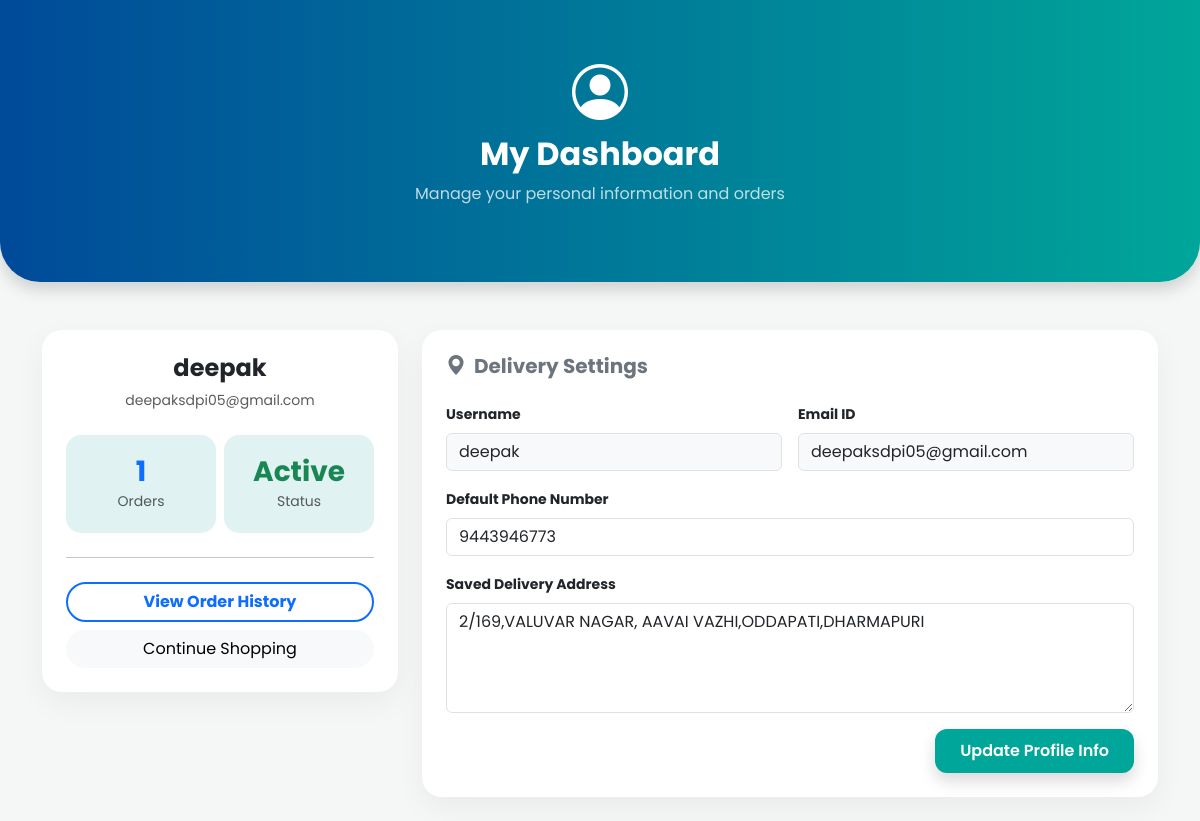
The app's page /profile (signed in) with its own data.
### app.py (models this page shows)
class User(db.Model, UserMixin):
    id = db.Column(db.Integer, primary_key=True)
    username = db.Column(db.String(50), unique=True, nullable=False)
    email = db.Column(db.String(100), unique=True, nullable=False)
    password = db.Column(db.String(200), nullable=False)
    address = db.Column(db.String(500))
    phone = db.Column(db.String(20))

### app.py (the view)
@app.route('/profile', methods=['GET', 'POST'])
@login_required
def profile():
    if request.method == 'POST':
        current_user.address = request.form.get('address')
        current_user.phone = request.form.get('phone')
        db.session.commit()
        flash('Profile updated successfully!', 'success')
        return redirect(url_for('profile'))
    order_count = Order.query.filter_by(user_id=current_user.id).count()
    return render_template('profile.html', user=current_user, order_count=order_count)

### app.py (called while the page is built)
@login_manager.user_loader
def load_user(user_id):
    return User.query.get(int(user_id))

### templates/profile.html (shortened to what this page needs)
<!DOCTYPE html>
<html lang="en">
<head>
    <link href="https://cdn.jsdelivr.net/npm/bootstrap@5.3.0/dist/css/bootstrap.min.css" rel="stylesheet">
    <link rel="stylesheet" href="https://cdn.jsdelivr.net/npm/bootstrap-icons@1.10.0/font/bootstrap-icons.css">
</head>
<body>
<div class="profile-header shadow mb-5">
    <div class="container text-center">
        <div class="display-4 mb-2"><i class="bi bi-person-circle"></i></div>
        <h2 class="fw-bold">My Dashboard</h2>
        <p class="opacity-75">Manage your personal information and orders</p>
    </div>
</div>
<div class="container">
    <div class="row g-4">
        <div class="col-lg-4">
            <div class="card p-4 text-center">
                <h4 class="fw-bold text-dark">{{ user.username }}</h4>
                <p class="text-muted small mb-4">{{ user.email }}</p>
                <div class="row g-2">
                    <div class="col-6">
                        <div class="stat-card">
                            <h3 class="fw-bold text-primary mb-0">{{ order_count }}</h3>
                            <small class="text-muted">Orders</small>
                        </div>
                    </div>
                    <div class="col-6">
                        <div class="stat-card">
                            <h3 class="fw-bold text-success mb-0">Active</h3>
                            <small class="text-muted">Status</small>
                        </div>
                    </div>
                </div>
                <hr class="my-4">
                <div class="d-grid gap-2">
                    <a href="/my_orders" class="btn btn-outline-primary border-2 rounded-pill fw-bold">View Order History</a>
                    <a href="/" class="btn btn-light rounded-pill">Continue Shopping</a>
                </div>
            </div>
        </div>
        <div class="col-lg-8">
            <div class="card p-4 mb-4">
                <h5 class="fw-bold mb-4 text-secondary"><i class="bi bi-geo-alt-fill me-2"></i>Delivery Settings</h5>
                <form action="/profile" method="POST">
                    <div class="row g-3">
                        <div class="col-md-6">
                            <label class="form-label fw-bold small">Username</label>
                            <input type="text" class="form-control bg-light" value="{{ user.username }}" disabled>
                        </div>
                        <div class="col-md-6">
                            <label class="form-label fw-bold small">Email ID</label>
                            <input type="text" class="form-control bg-light" value="{{ user.email }}" disabled>
                        </div>
                        <div class="col-12">
                            <label class="form-label fw-bold small">Default Phone Number</label>
                            <input type="text" name="phone" class="form-control" value="{{ user.phone if user.phone else '' }}" placeholder="Enter your mobile number">
                        </div>
                        <div class="col-12">
                            <label class="form-label fw-bold small">Saved Delivery Address</label>
                            <textarea name="address" class="form-control" rows="4" placeholder="Enter your full address here...">{{ user.address if user.address else '' }}</textarea>
                        </div>
                        <div class="col-12 text-end">
                            <button type="submit" class="btn btn-update shadow">Update Profile Info</button>
                        </div>
                    </div>
                </form>
            </div>
        </div>
    </div>
</div>
</body>
</html>

### templates/profile.html (style rules this page uses)
:root { --primary-color: #00a699; --secondary-color: #004a99; }
body { font-family: 'Poppins', sans-serif; background-color: #f4f7f6; }
.profile-header { background: linear-gradient(90deg, var(--secondary-color), var(--primary-color)); color: white; padding: 60px 0; border-radius: 0 0 40px 40px; }
.card { border: none; border-radius: 20px; box-shadow: 0 10px 30px rgba(0,0,0,0.05); }
.stat-card { background: #e0f2f1; border-radius: 15px; padding: 20px; text-align: center; }
.btn-update { background-color: var(--primary-color); color: white; border-radius: 12px; font-weight: 600; padding: 10px 25px; border: none; }

### records on screen
User: username "deepak", email "deepaksdpi05@gmail.com", phone "9443946773", address "2/169,VALUVAR NAGAR, AAVAI VAZHI,ODDAPATI,DHARMAPURI"

### other values on screen
{{ order_count }} "1"
